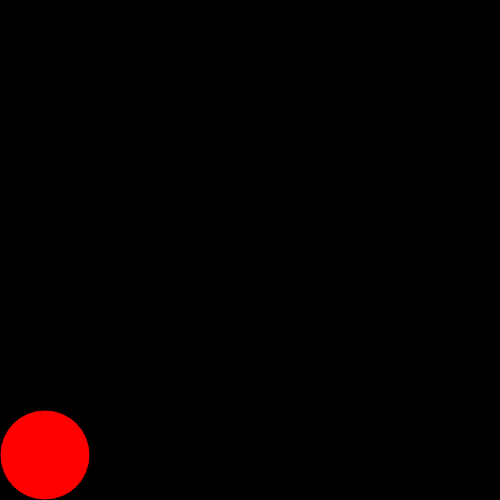
Frame 1 (no input)
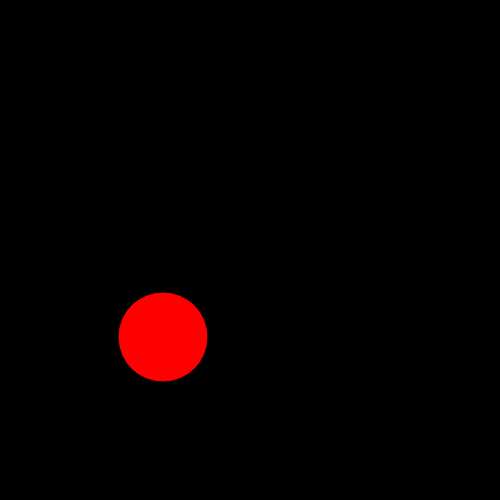
Frame 60 (no input)
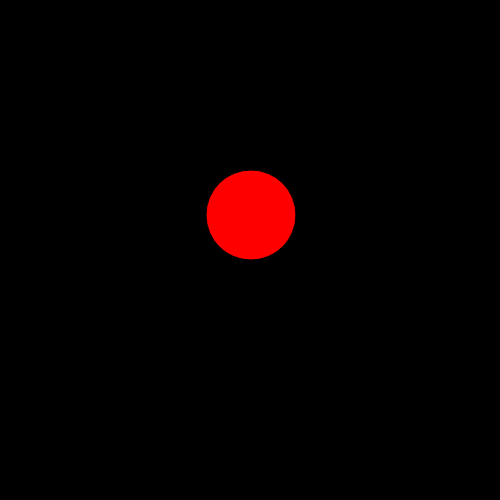
Frame 120 (the mouse pressed at the canvas centre since frame 60)

The p5.js sketch that drew these frames (run headless with seeded random() and noise() and a simulated clock; from frame 60 on, the mouse is pressed at the canvas centre):

// p5.js sketch
// ── sketch.js
var xc;
var yc;
var d=90;
var rc=255;
var bc=0;

var xr;
var yr;
var w=90;
var h=90;
var rr=255;

var v=2;
var st=0;

function setup(){
  createCanvas (500,500);

  xc=d/2;
  yc=height-d/2;

  xr=width;
  yr=height/2;
}

function draw(){ 
  background (0);

  fill (rc,0,bc);
  ellipse (xc,yc,d);

  fill (rr,255,0);
  rect (xr,yr,w,h);

  if (st==0){
    xc+=v;
    yc-=v;

    if (xc>=width/2)[
      st=1
    ]
  }

  if (st==1){
    yc-=v;

    if (yc<=d/2){
      st=2
    }
  }

  if (st==2){
    rc-=v;
    bc+=v;

    xr-=v;

    if (xr<=width/2-w/2){
      st=3
    }
  }

  if (st==3){
    yr+=v;

    if (yr>=height-h){
      st=4
    }
  }

  if (st==4) {
    rr-=v;
    w+=v;

    if (w>=width-w/2){
      st=5
    }
  }

  if (st==5) {
    fill (255);
    textSize (70);
    textAlign (CENTER,CENTER);
    text ("CIAO", 0,0,width,height);
  }
}
